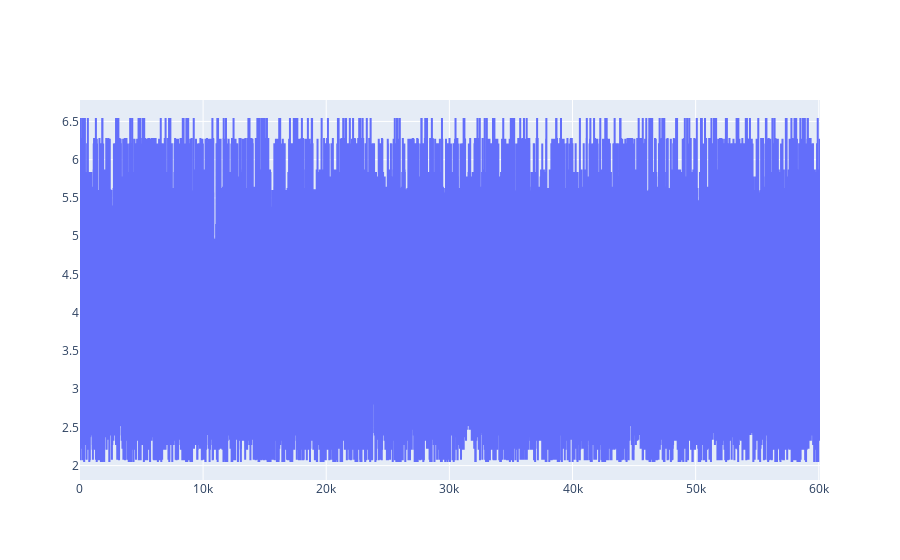

Notebook cell for this chart:
### Code cell
def DrawTransactionDF(df, bound_show=1e4):
    assert set(df.columns) == set(['from', 'to', 'value', 'timestamp'])
    fig = go.Figure()
    
    fig.add_trace(go.Scatter(
        x=df['timestamp'],
        y=df['value'],
        line_shape='hv',
    ))
    resampler = FigureResampler if len(df) > bound_show else lambda x: x
    return resampler(fig)

DrawTransactionDF(df_raw.iloc[:int(3e4)], bound_show=1e5)

### Figure 1 — Plotly figure (JSON) as saved in the notebook; plotly's stock layout.template omitted (floating-point values rounded to 4 significant figures; data arrays with more than 128 entries replaced by an {"elided": "..."} marker saying what was removed)
{"data": [{"line": {"shape": "hv"}, "type": "scatter", "x": {"elided": "30000 float values"}, "y": {"elided": "30000 float values"}}], "layout": {}}
